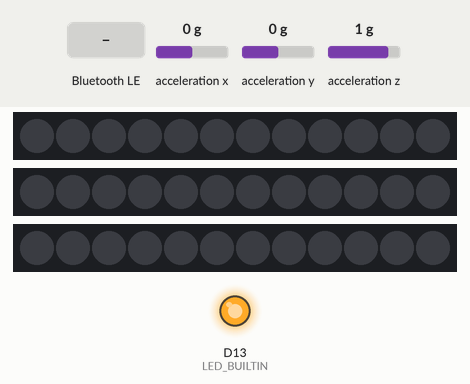
Bench run of a sketch on a simulated Arduino Nano 33 BLE. Shown: 3 × 12 RGB LEDs in strip order, left to right, output pins drawn as LEDs (lit = HIGH). The test bench sets the inputs (shaded band); at power-on: acceleration x 0 g, acceleration y 0 g, acceleration z 1 g. Nothing arrives over Bluetooth unless stated; a phone connects over Bluetooth LE 3 s after start.

Above: at 3.8 s.
3.9 s: acceleration x set to -0.4 g
At 4.3 s:
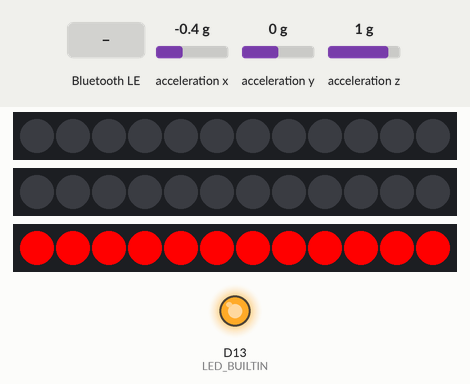
5.5 s: Bluetooth LE write "1" received
8.5 s: acceleration x set to 0 g
11.5 s: acceleration x set to -1.4 g
14.5 s: acceleration x set to 0.8 g
17.5 s: acceleration x set to -0.8 g
Timing chart, 0 to 20.5 s (numbered marks = the images above; inputs shaded):
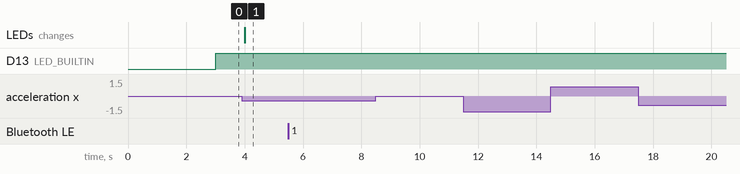

Measured:
- the behaviour switches between -0.2 and -0.3 g on acceleration x (found by bisection; images 0 and 1)
- after the input at 3.9 s, the LEDs: change after 0.10 s (image 1)
- after the input at 5.5 s, every drawn part: stays the same
- after the input at 8.5 s, every drawn part: stays the same
- after the input at 11.5 s, every drawn part: stays the same
- after the input at 14.5 s, every drawn part: stays the same
- after the input at 17.5 s, every drawn part: stays the same

The sketch:

Peripheral_Strips_Compleet.ino
```cpp
#include <ArduinoBLE.h>
#include <Arduino_BMI270_BMM150.h>
#include <Adafruit_NeoPixel.h>

#define PIN_LEFT    2
#define PIN_RIGHT   3
#define PIN_BRAKE   4
#define NUM_LEDS    12

Adafruit_NeoPixel stripL(NUM_LEDS, PIN_LEFT,  NEO_GRB + NEO_KHZ800);
Adafruit_NeoPixel stripR(NUM_LEDS, PIN_RIGHT, NEO_GRB + NEO_KHZ800);
Adafruit_NeoPixel stripB(NUM_LEDS, PIN_BRAKE, NEO_GRB + NEO_KHZ800);

uint32_t orange = stripL.Color(255, 60, 0);
uint32_t red    = stripL.Color(255, 0, 0);
uint32_t black  = stripL.Color(0, 0, 0);

unsigned long brakeConditionStarted = 0;
unsigned long redStartTime = 0;
const long duration = 1000;
const int brakeDelay = 100;

bool blinkLinker = false;
bool blinkRechter = false;
unsigned long lastBlinkTime = 0;
const int blinkInterval = 700;
bool ledToggleState = false;

int audiIndex = 0;
unsigned long lastAudiStep = 0;
const int audiSpeed = 35;

uint32_t lastColorB = 0;
uint32_t lastColorL = 0;
uint32_t lastColorR = 0;

const char* deviceServiceUuid = "19b10000-e8f2-537e-4f6c-d104768a1214";
const char* deviceServiceCharacteristicUuid = "19b10001-e8f2-537e-4f6c-d104768a1214";

BLEService customService(deviceServiceUuid);
BLEByteCharacteristic dataCharacteristic(deviceServiceCharacteristicUuid, BLERead | BLEWrite);

void setup() {
  Serial.begin(115200);
  pinMode(LED_BUILTIN, OUTPUT);

  stripL.begin(); stripR.begin(); stripB.begin();
  stripL.show();  stripR.show();  stripB.show();

  //bluetooth
  if (!IMU.begin()) { Serial.println("IMU fail!"); while (1); }
  if (!BLE.begin()) { Serial.println("BLE fail!"); while (1); }

  BLE.setLocalName("Nano 33 BLE Peripheral");
  BLE.setAdvertisedService(customService);
  customService.addCharacteristic(dataCharacteristic);
  BLE.addService(customService);
  dataCharacteristic.writeValue(0);
  BLE.advertise();
}

void loop() {
  float ax, ay, az;
  BLEDevice central = BLE.central();

  if (central) {
    // Logica tijdens verbonden
    while (central.connected()) {
      unsigned long currentTime = millis();
      digitalWrite(LED_BUILTIN, HIGH);

      // Remlicht
      if (IMU.accelerationAvailable()) {
        IMU.readAcceleration(ax, ay, az);

        if (ax < -0.3) {
          if (brakeConditionStarted == 0) {
            brakeConditionStarted = currentTime;
          }
          if (currentTime - brakeConditionStarted >= brakeDelay) {
            redStartTime = currentTime;
          }
        } else {
          brakeConditionStarted = 0;
        }
      }
      if (redStartTime > 0 && (currentTime - redStartTime < duration)) {
        updateStrip(stripB, red, lastColorB);
      } else {
        updateStrip(stripB, black, lastColorB);
        if (currentTime - redStartTime >= duration) redStartTime = 0;
      }

    // Audi logica
    if (blinkLinker || blinkRechter) {
      if (millis() - lastAudiStep >= audiSpeed) {
        lastAudiStep = millis();
        audiIndex++;
        if (audiIndex >= NUM_LEDS) audiIndex = 0;
      }
    } else {
      audiIndex = 0;
    }

    // Knipperlicht logica
    if (millis() - lastBlinkTime >= blinkInterval) {
    lastBlinkTime = millis();
    ledToggleState = !ledToggleState;

    if (ledToggleState) audiIndex = 0;
    }

    if (blinkLinker) {
      updateAudiBlinker(stripL, true);
      updateAudiBlinker(stripR, false);
    }
    else if (blinkRechter) {
      updateAudiBlinker(stripR, true);
      updateAudiBlinker(stripL, false);
    }
    else {
      updateAudiBlinker(stripL, false);
      updateAudiBlinker(stripR, false);
    }


      if (dataCharacteristic.written()) {
        handleIncomingData(dataCharacteristic.value());
      }
    }
  }

  // Reset als niet connected
  blinkRechter = false;
  blinkLinker = false;
  updateStrip(stripL, black, lastColorL);
  updateStrip(stripR, black, lastColorR);
  updateStrip(stripB, black, lastColorB);
  digitalWrite(LED_BUILTIN, LOW);
}

// Kleur functie
void updateStrip(Adafruit_NeoPixel &s, uint32_t newColor, uint32_t &lastStoredColor) {
  if (newColor != lastStoredColor) {
    for(int i=0; i<NUM_LEDS; i++) {
      s.setPixelColor(i, newColor);
    }
    s.show();
    lastStoredColor = newColor;
  }
}

// Audi functie
void updateAudiBlinker(Adafruit_NeoPixel &strip, bool active) {
  if (!active) {
    for(int i=0; i<NUM_LEDS; i++) strip.setPixelColor(i, black);
  } else {
    for(int i=0; i<NUM_LEDS; i++) {
      strip.setPixelColor(i, (i <= audiIndex) ? orange : black);
    }
  }
  strip.show();
}

// Drukknop signaal verwerken van central
void handleIncomingData(byte value) {
  switch (value) {
    case 1: blinkLinker = !blinkLinker; if (blinkLinker) blinkRechter = false; break;
    case 3: blinkRechter = !blinkRechter; if (blinkRechter) blinkLinker = false; break;
  }
}
```
